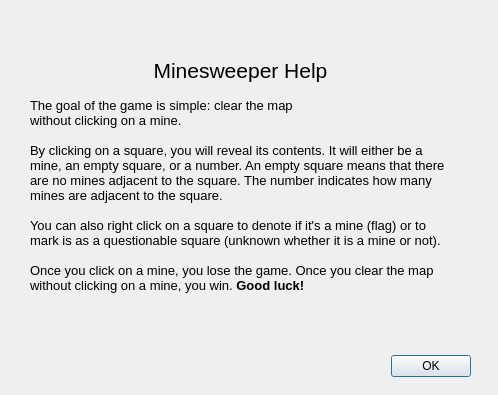
<?xml version="1.0" encoding="UTF-8"?>
<ui version="4.0">
 <class>HelpWindow</class>
 <widget class="QDialog" name="HelpWindow">
  <property name="geometry">
   <rect>
    <x>0</x>
    <y>0</y>
    <width>498</width>
    <height>395</height>
   </rect>
  </property>
  <property name="windowTitle">
   <string>Minesweeper Help</string>
  </property>
  <widget class="QDialogButtonBox" name="buttonBox">
   <property name="geometry">
    <rect>
     <x>130</x>
     <y>350</y>
     <width>341</width>
     <height>32</height>
    </rect>
   </property>
   <property name="orientation">
    <enum>Qt::Horizontal</enum>
   </property>
   <property name="standardButtons">
    <set>QDialogButtonBox::Ok</set>
   </property>
  </widget>
  <widget class="QLabel" name="label">
   <property name="geometry">
    <rect>
     <x>30</x>
     <y>20</y>
     <width>421</width>
     <height>311</height>
    </rect>
   </property>
   <property name="autoFillBackground">
    <bool>false</bool>
   </property>
   <property name="text">
    <string>&lt;!DOCTYPE HTML PUBLIC &quot;-//W3C//DTD HTML 4.0//EN&quot; &quot;http://www.w3.org/TR/REC-html40/strict.dtd&quot;&gt;
&lt;html&gt;&lt;head&gt;&lt;meta name=&quot;qrichtext&quot; content=&quot;1&quot; /&gt;&lt;style type=&quot;text/css&quot;&gt;
p, li { white-space: pre-wrap; }
&lt;/style&gt;&lt;/head&gt;&lt;body style=&quot; font-family:'Sans'; font-size:10pt; font-weight:400; font-style:normal;&quot;&gt;
&lt;p align=&quot;center&quot; style=&quot; margin-top:0px; margin-bottom:0px; margin-left:0px; margin-right:0px; -qt-block-indent:0; text-indent:0px;&quot;&gt;&lt;span style=&quot; font-size:16pt;&quot;&gt;Minesweeper Help&lt;/span&gt;&lt;/p&gt;
&lt;p align=&quot;center&quot; style=&quot;-qt-paragraph-type:empty; margin-top:0px; margin-bottom:0px; margin-left:0px; margin-right:0px; -qt-block-indent:0; text-indent:0px;&quot;&gt;&lt;/p&gt;
&lt;p style=&quot; margin-top:0px; margin-bottom:0px; margin-left:0px; margin-right:0px; -qt-block-indent:0; text-indent:0px;&quot;&gt;The goal of the game is simple: clear the map&lt;/p&gt;
&lt;p style=&quot; margin-top:0px; margin-bottom:0px; margin-left:0px; margin-right:0px; -qt-block-indent:0; text-indent:0px;&quot;&gt;without clicking on a mine.&lt;/p&gt;
&lt;p style=&quot;-qt-paragraph-type:empty; margin-top:0px; margin-bottom:0px; margin-left:0px; margin-right:0px; -qt-block-indent:0; text-indent:0px;&quot;&gt;&lt;/p&gt;
&lt;p style=&quot; margin-top:0px; margin-bottom:0px; margin-left:0px; margin-right:0px; -qt-block-indent:0; text-indent:0px;&quot;&gt;By clicking on a square, you will reveal its contents. It will either be a mine, an empty square, or a number. An empty square means that there are no mines adjacent to the square. The number indicates how many mines are adjacent to the square.&lt;/p&gt;
&lt;p style=&quot;-qt-paragraph-type:empty; margin-top:0px; margin-bottom:0px; margin-left:0px; margin-right:0px; -qt-block-indent:0; text-indent:0px;&quot;&gt;&lt;/p&gt;
&lt;p style=&quot; margin-top:0px; margin-bottom:0px; margin-left:0px; margin-right:0px; -qt-block-indent:0; text-indent:0px;&quot;&gt;You can also right click on a square to denote if it's a mine (flag) or to mark is as a questionable square (unknown whether it is a mine or not).&lt;/p&gt;
&lt;p style=&quot;-qt-paragraph-type:empty; margin-top:0px; margin-bottom:0px; margin-left:0px; margin-right:0px; -qt-block-indent:0; text-indent:0px;&quot;&gt;&lt;/p&gt;
&lt;p style=&quot; margin-top:0px; margin-bottom:0px; margin-left:0px; margin-right:0px; -qt-block-indent:0; text-indent:0px;&quot;&gt;Once you click on a mine, you lose the game. Once you clear the map without clicking on a mine, you win. &lt;span style=&quot; font-weight:600;&quot;&gt;Good luck!&lt;/span&gt;&lt;/p&gt;&lt;/body&gt;&lt;/html&gt;</string>
   </property>
   <property name="textFormat">
    <enum>Qt::RichText</enum>
   </property>
   <property name="wordWrap">
    <bool>true</bool>
   </property>
  </widget>
  <widget class="QLabel" name="label_2">
   <property name="geometry">
    <rect>
     <x>350</x>
     <y>50</y>
     <width>61</width>
     <height>61</height>
    </rect>
   </property>
   <property name="text">
    <string/>
   </property>
   <property name="pixmap">
    <pixmap>awesome_face.png</pixmap>
   </property>
  </widget>
 </widget>
 <resources/>
 <connections>
  <connection>
   <sender>buttonBox</sender>
   <signal>accepted()</signal>
   <receiver>HelpWindow</receiver>
   <slot>accept()</slot>
   <hints>
    <hint type="sourcelabel">
     <x>248</x>
     <y>254</y>
    </hint>
    <hint type="destinationlabel">
     <x>157</x>
     <y>274</y>
    </hint>
   </hints>
  </connection>
  <connection>
   <sender>buttonBox</sender>
   <signal>rejected()</signal>
   <receiver>HelpWindow</receiver>
   <slot>reject()</slot>
   <hints>
    <hint type="sourcelabel">
     <x>316</x>
     <y>260</y>
    </hint>
    <hint type="destinationlabel">
     <x>286</x>
     <y>274</y>
    </hint>
   </hints>
  </connection>
 </connections>
</ui>
